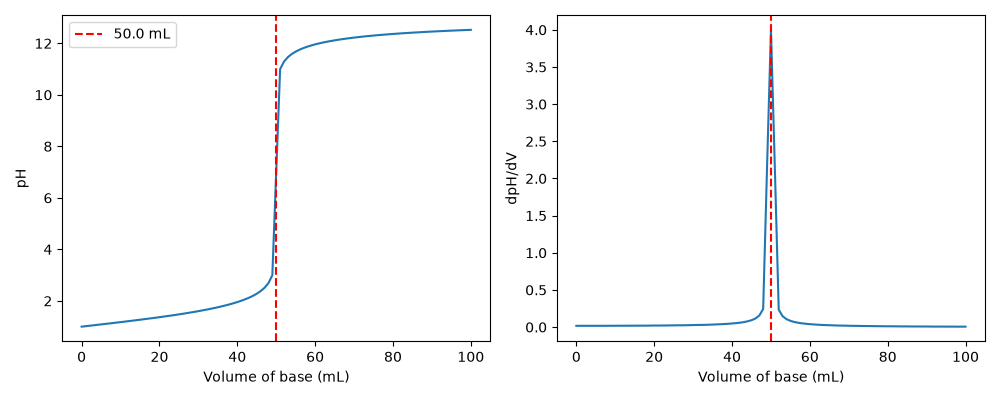

Write Python code to recreate this figure.
"""PW2 Lab B Part 5 (bonus) -- find a titration's equivalence point."""
import numpy as np
import matplotlib.pyplot as plt

# TODO 1
data = np.loadtxt("titration.csv", delimiter=",", skiprows=1)
V, pH = data[:, 0], data[:, 1]

# TODO 2
slope = np.gradient(pH, V)
V_eq = V[np.argmax(slope)]
print("Equivalence point (mL):", V_eq)

# TODO 3
fig, (ax1, ax2) = plt.subplots(1, 2, figsize=(10, 4))
ax1.plot(V, pH)
ax1.axvline(V_eq, color="r", linestyle="--", label=f"{V_eq:.1f} mL")
ax1.set_xlabel("Volume of base (mL)")
ax1.set_ylabel("pH")
ax1.legend()

ax2.plot(V, slope)
ax2.axvline(V_eq, color="r", linestyle="--")
ax2.set_xlabel("Volume of base (mL)")
ax2.set_ylabel("dpH/dV")
fig.tight_layout()
fig.savefig("titration.png")
